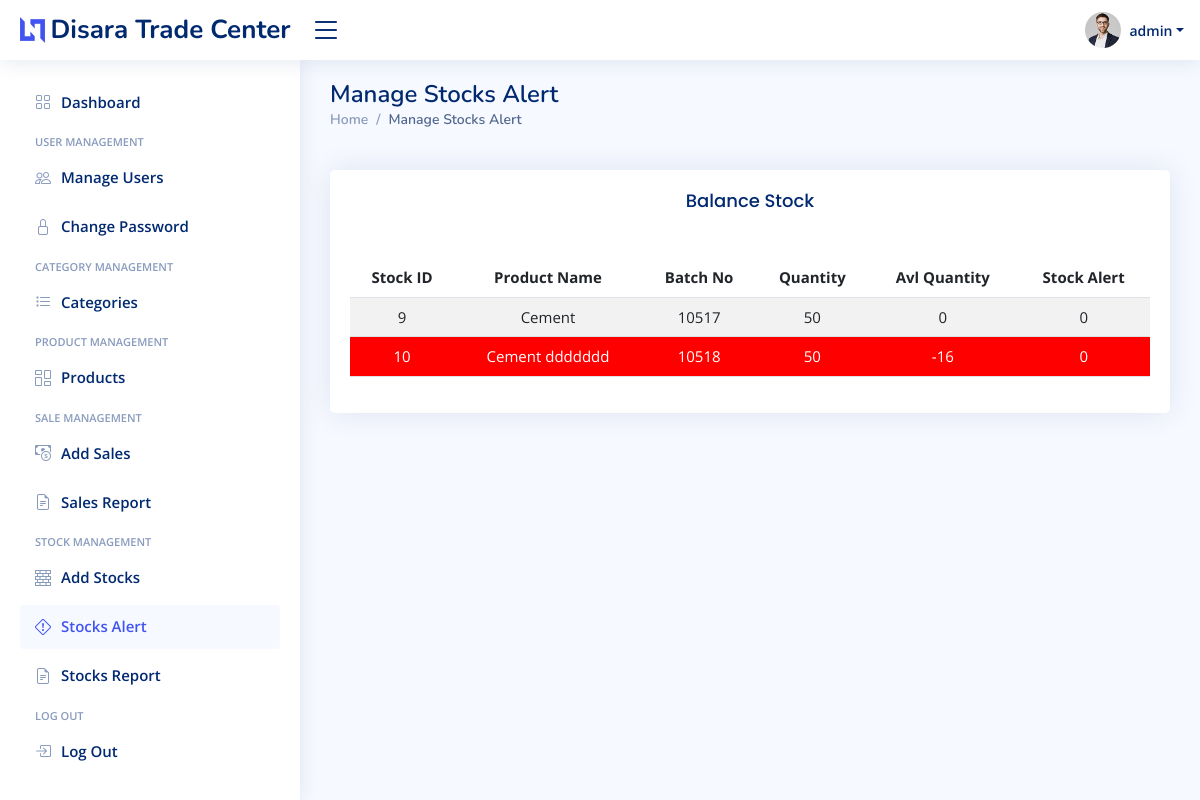
The page /Stocks_Alert.php (signed in) on the database as committed earlier.
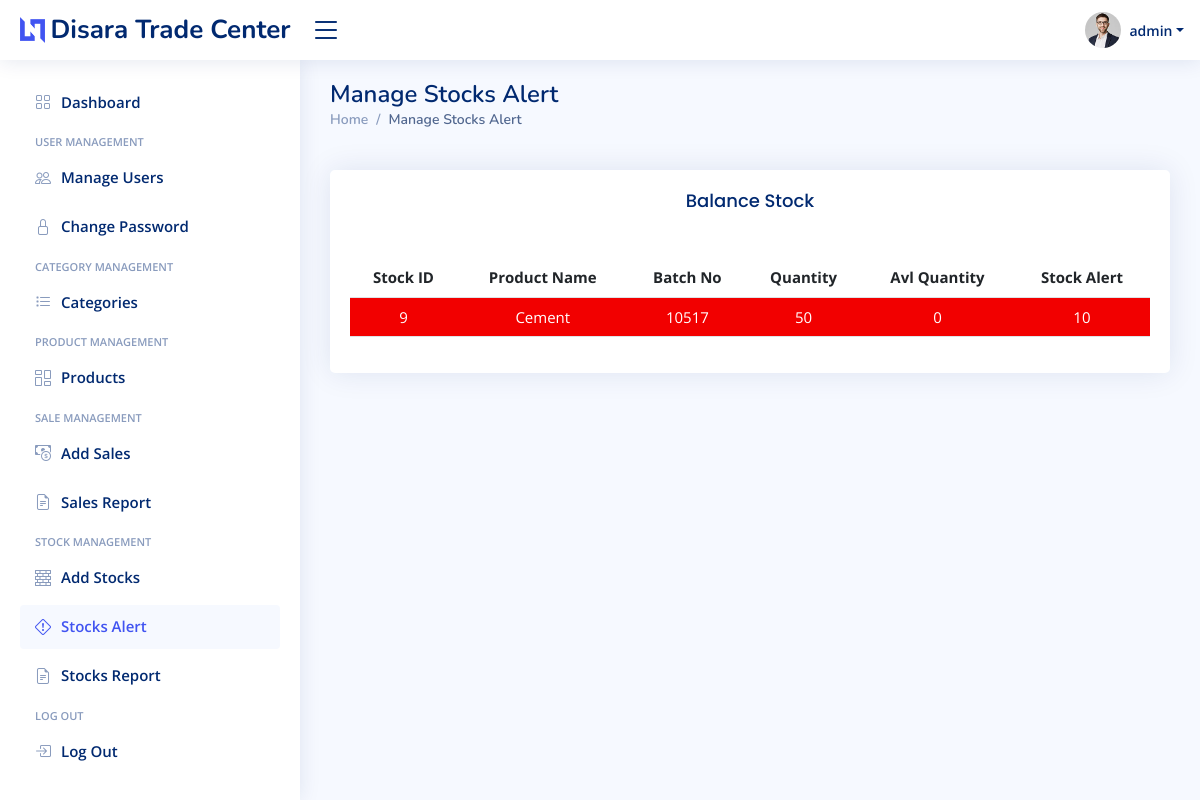
The same page on the database as committed later.
### tables this page shows
CREATE TABLE `sales` (
  `sales_id` int unsigned NOT NULL AUTO_INCREMENT,
  `stock_id` int unsigned NOT NULL,
  `qty` int NOT NULL,
  `date` date NOT NULL,
  PRIMARY KEY (`sales_id`)
);

CREATE TABLE `stocks` (
  `s_id` int NOT NULL AUTO_INCREMENT,
  `pro_id` int NOT NULL,
  `batch_no` int NOT NULL,
  `quantity` int NOT NULL,
  `buy_price` int NOT NULL,
  `sale_price` int NOT NULL,
  `add_date` datetime NOT NULL DEFAULT CURRENT_TIMESTAMP,
  PRIMARY KEY (`s_id`)
);

CREATE TABLE `products` (
  `pro_id` int unsigned NOT NULL AUTO_INCREMENT,
  `pro_name` varchar(255) NOT NULL,
  `categorie_id` int unsigned NOT NULL,
  `media_file` varchar(100) NOT NULL DEFAULT '0',
  `st_alert` int NOT NULL DEFAULT '0',
  `created` datetime NOT NULL DEFAULT CURRENT_TIMESTAMP,
  PRIMARY KEY (`pro_id`)
);

### Stocks_Alert.php (the view, shortened to what this page needs)
<?php
require_once "config/database.php";
require_once "layout/header.php";
require_once "layout/footer.php";
echo<<<EOT
<main id="main" class="main">
    <div class="pagetitle">
        <h1>Manage Stocks Alert</h1>
        <nav>
            <ol class="breadcrumb">
                <li class="breadcrumb-item"><a href="Dashboard.php">Home</a></li>
                <li class="breadcrumb-item active">Manage Stocks Alert</li>
            </ol>
        </nav>
    </div>
    <br>
    <div class="row">
    <div class="col-lg-12">
        <div class="card">
            <div class="card-body">
                <h5 class="card-title" style="text-align: center;">Balance Stock</h5>
                <br>
                <div style="overflow-x:auto;">
                    <table class="table table-striped" style="text-align:center; white-space:nowrap;font-size: 15px; "
                        id="dataTable" width="100%" cellspacing="0">
                        <thead>
                            <tr>
                                <th scope="col">Stock ID</th>
                                <th scope="col">Product Name</th>
                                <th scope="col">Batch No</th>
                                <th scope="col">Quantity</th>
                                <th scope="col">Avl Quantity</th>
                                <th scope="col">Stock Alert</th>
                            </tr>
                        </thead>
                        <tbody>
EOT;
$sql = "SELECT * , ((quantity) - SUM(qty)) AS 'avlqty' FROM `sales`
LEFT JOIN `stocks` ON sales.stock_id = stocks.s_id
LEFT JOIN `products` ON `stocks`.`pro_id` = `products`.`pro_id`
GROUP BY stocks.s_id;";
$result = $conn->query($sql);
if ($result->num_rows > 0) {
while($row = $result->fetch_assoc()) {
    ($row["st_alert"] > $row["avlqty"])? ($alert_styl =" color: white;background-color: red;") : ($alert_styl = "");
	echo "<tr><td style='$alert_styl'>".$row["s_id"]."</td>
	<td style='$alert_styl'>".$row["pro_name"]."</td>
    <td style='$alert_styl'>".$row["batch_no"]."</td>
    <td style='$alert_styl'>".$row["quantity"]."</td>
    <td style='$alert_styl'>".$row["avlqty"]."</td>
    <td style='$alert_styl'>".$row["st_alert"]."</td></tr>";
}
    echo"</tbody></table></div></div></div></div>";
} else {
    echo "</tbody></table></div></div></div></div>";
}
echo "</main>";

Rows that differ between the two databases and show on the page:
removed sales: stock.s_id "9", products.pro_name "Cement", stock.batch_no "10517", stock.quantity "50", avlqty "0", products.st_alert "0"
removed sales: stock.s_id "10", products.pro_name "Cement ddddddd", stock.batch_no "10518", stock.quantity "50", avlqty "-16", products.st_alert "0"
added sales: stock.s_id "9", products.pro_name "Cement", stock.batch_no "10517", stock.quantity "50", avlqty "0", products.st_alert "10"
